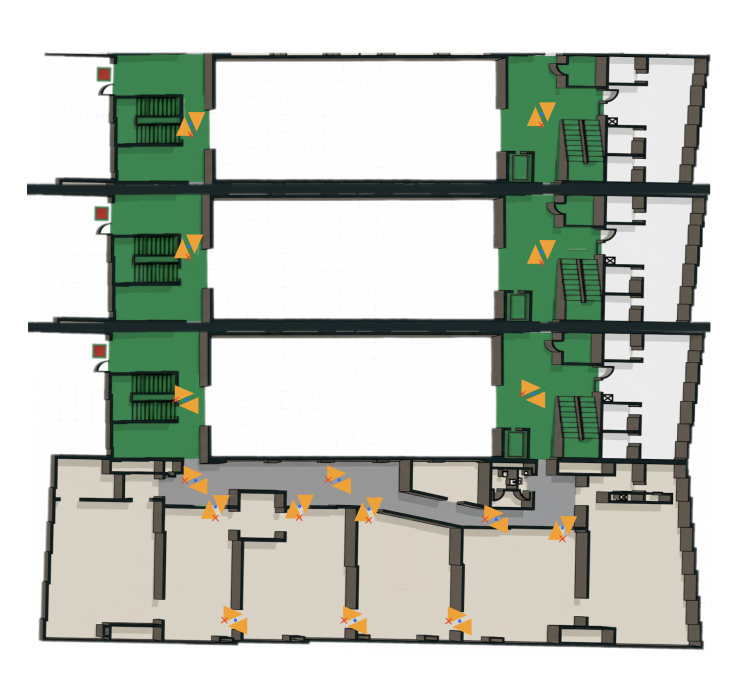
#> input picture docs/karta.png, 1486 x 1370 px (shown at 1/2 size)
$ python make_clean_map.py
#> lines starting #> are read from the running program, lines starting #| are printed output that depends on the picture; after the words box and inside, x2 and y2 are one past the last pixel; in counts of white or black regions, pixels touching at a corner belong together
#!/usr/bin/env python3
"""
Skapar docs/karta_ren.png: kartan utan de orange trianglarna och de röda kryssen vid noderna.
Simulatorn ritar sedan trianglarna och kryssen själv ovanpå (position och form ur sim/lamps.json).
Kör om efter att docs/karta.png har bytts: python3 tools/make_clean_map.py
"""
import json
import os

import cv2
import numpy as np
from scipy import ndimage

ROOT = os.path.dirname(os.path.dirname(os.path.abspath(__file__)))
bgr = cv2.imread(os.path.join(ROOT, "docs", "karta.png"), cv2.IMREAD_COLOR)
#> bgr is the input picture: shape (1370, 1486, 3); mean B, G, R 186, 195.4, 189
rgb = bgr[..., ::-1].astype(int)
r, g, b = rgb[..., 0], rgb[..., 1], rgb[..., 2]
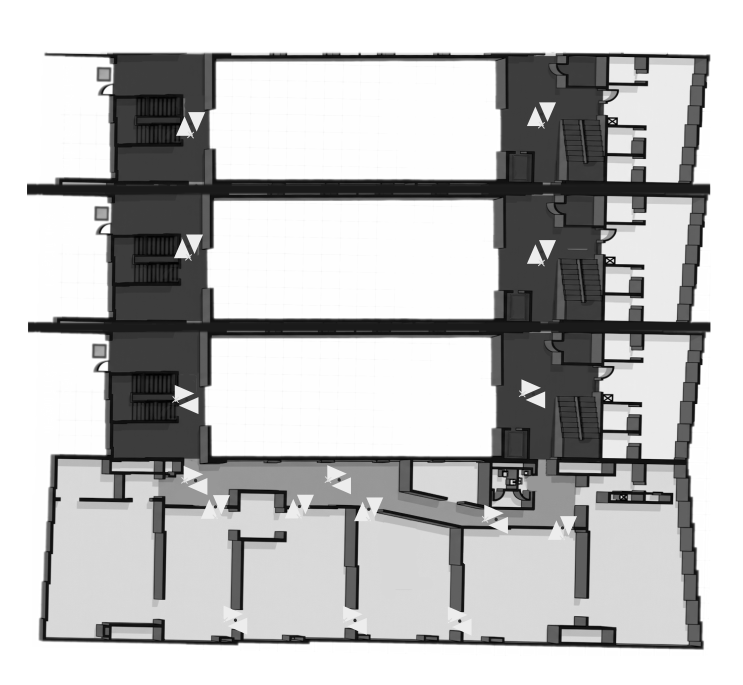
#> r: shape (1370, 1486) int64 (shown at 1/2 size); min 0, max 255, mean 189
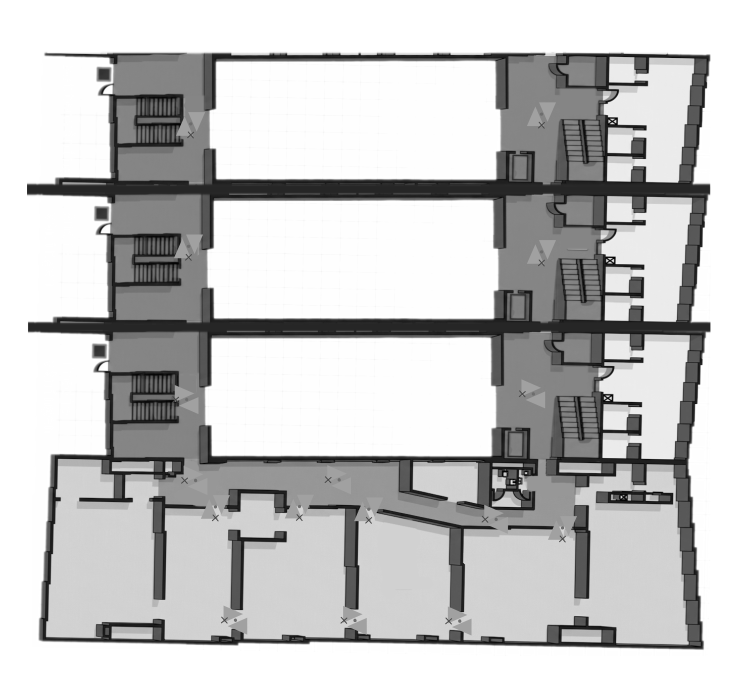
#> g: shape (1370, 1486) int64 (shown at 1/2 size); min 0, max 255, mean 195.4
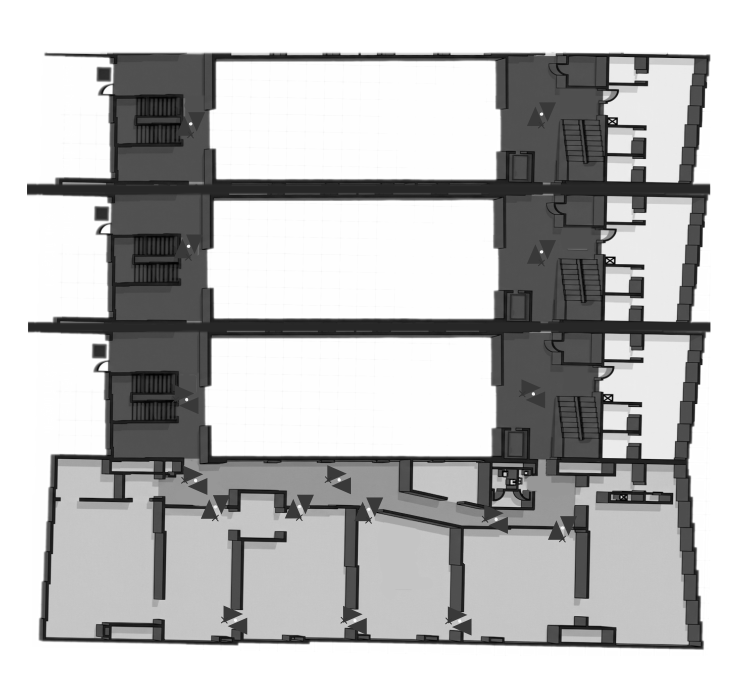
#> b: shape (1370, 1486) int64 (shown at 1/2 size); min 0, max 255, mean 186

orange = (abs(r - 237) < 30) & (abs(g - 161) < 40) & (abs(b - 57) < 50)       # lite bredare än vid utläsningen: kantpixlar
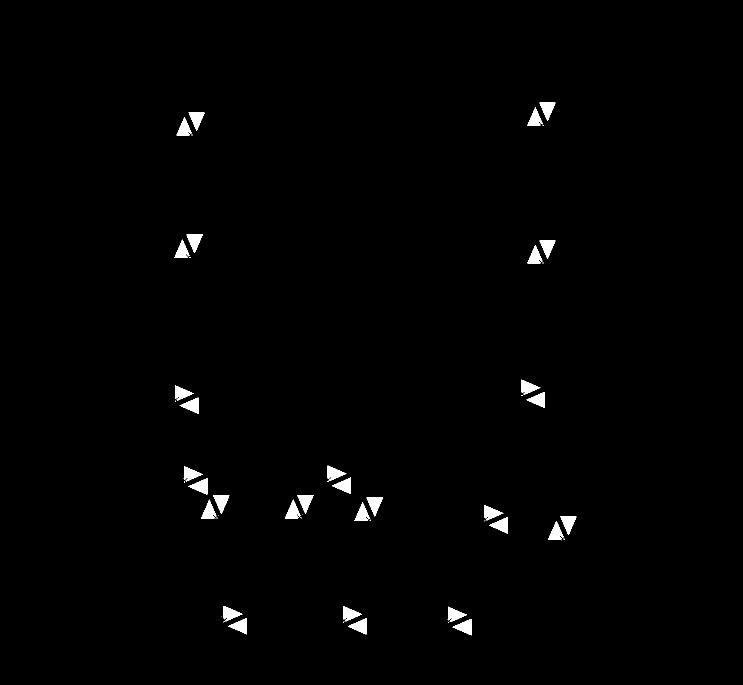
#> orange: shape (1370, 1486) bool (shown at 1/2 size); 0.98% white; 53 white regions (21 under 20 px), largest, box (x1, y1, x2, y2) and area: (377, 956, 415, 989) 657, (426, 990, 459, 1028) 653, (664, 955, 702, 988) 652
red = (r > 150) & (g < 130) & (b < 120) & (r - g > 80)
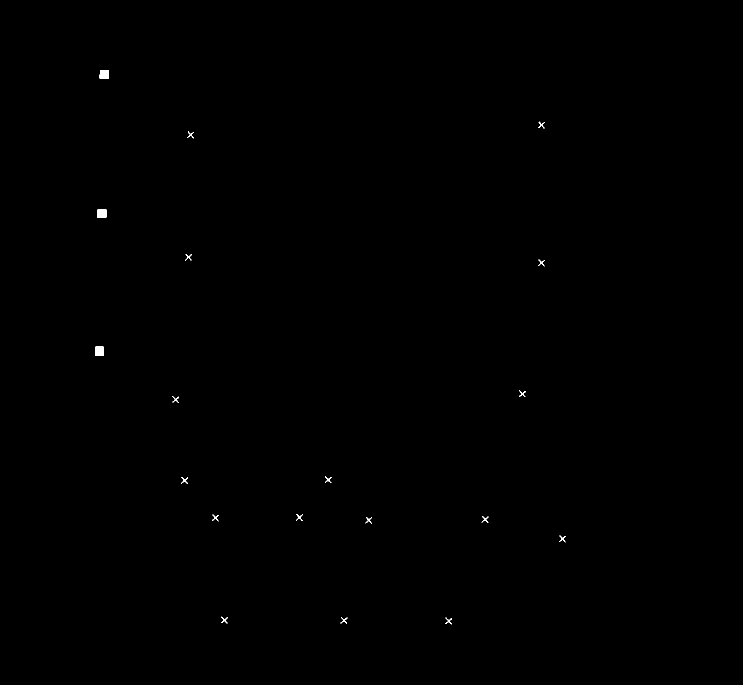
#> red: shape (1370, 1486) bool (shown at 1/2 size); 0.1% white; 19 white regions, largest, box (x1, y1, x2, y2) and area: (194, 418, 213, 436) 324, (190, 693, 208, 711) 315, (199, 140, 217, 158) 314
blue = (b > 190) & (r < 110) & (g < 160)                                       # nodprickens blå färg
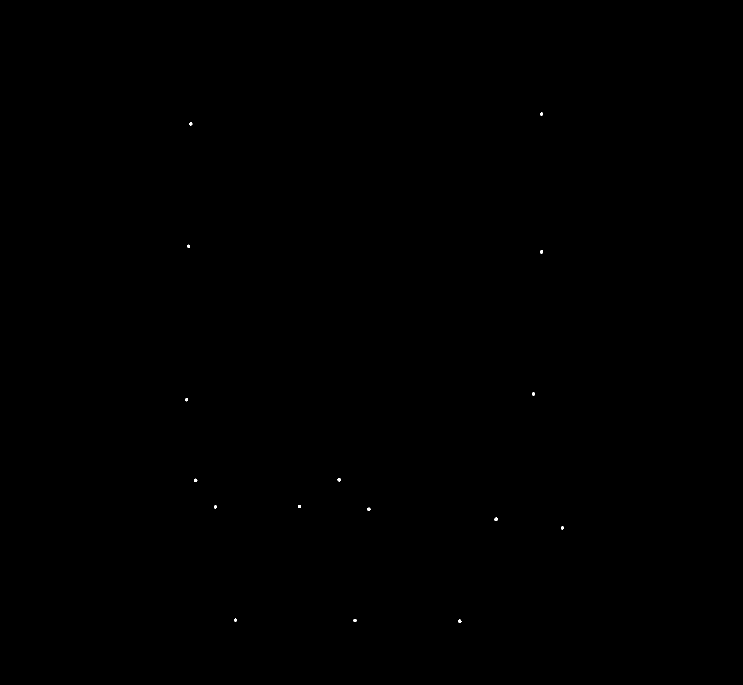
#> blue: shape (1370, 1486) bool (shown at 1/2 size); 0.03% white; 16 white regions, largest, box (x1, y1, x2, y2) and area: (989, 1035, 996, 1042) 38, (675, 956, 682, 963) 36, (388, 957, 395, 964) 35
#> (the run stopped early here; a loop or call above may not have finished)
